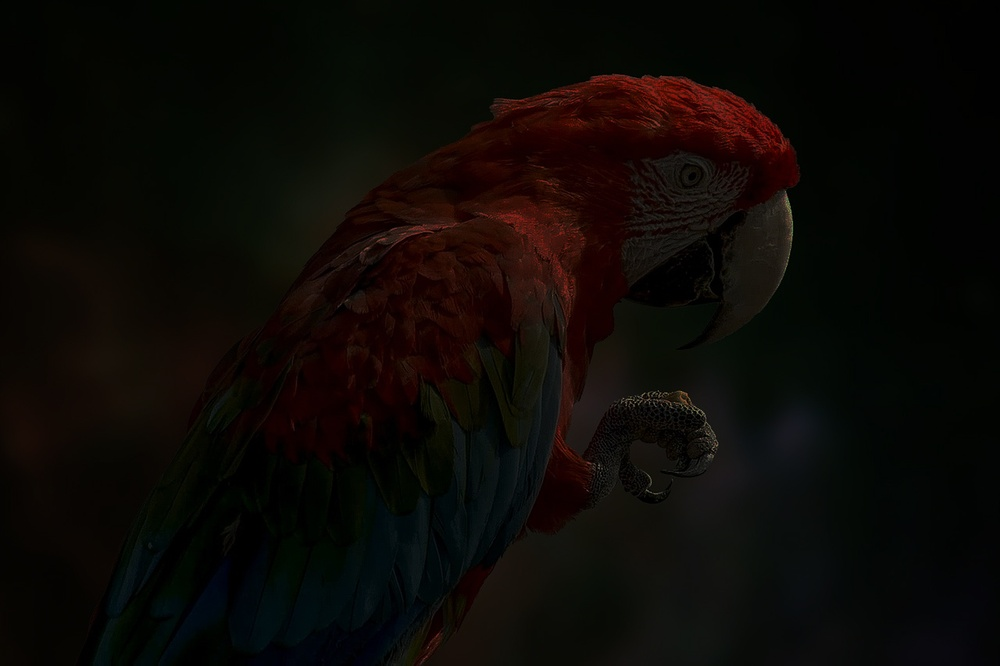
#> input picture parrot.jpg, 1000 x 666 px, shrunk from 1280 x 853 before the run
$ jupyter execute Histogram.ipynb
#> lines starting #> are read from the running program, lines starting #| are printed output that depends on the picture
# Ex. No: 03
## Histogram Equalization Using OpenCV (Grayscale & Color Images)

**Name :** JAGADEESH.A   **Reg. No :** 212224230098   **Slot No :** T2-J6

### Write a Python program using OpenCV to perform histogram equalization on the given grayscale image **"parrot.jpg"**.

The program should:

- Import the required libraries (**OpenCV, NumPy, Matplotlib**).
- Read the image **"parrot.jpg"** in **grayscale** format.
- Display the grayscale image and plot its histogram.
- Perform **histogram equalization** on the grayscale image using `cv2.equalizeHist()` to enhance its contrast.
- Using Matplotlib, display the following in a **2 × 2 grid layout**:
  - Original Grayscale Image
  - Histogram of Original Image
  - Enhanced (Equalized) Image
  - Histogram of Enhanced Image

[cell 1]
# Import required libraries
import cv2
import numpy as np
import matplotlib.pyplot as plt

[cell 2]
# Read the image in grayscale format

img=cv2.imread("parrot.jpg",0)
#> img: shape (666, 1000); min 0, max 144, mean 9.7

[cell 3]
# Display the grayscale image.

plt.imshow(img,cmap='gray')
plt.title("gray image")
plt.axis("off")
plt.show()

[cell 4]
# Plot the histogram of the grayscale image

plt.hist(img.ravel(), bins=256, range=[0,256])
plt.title("Histogram of Grayscale Image")
plt.xlabel("Pixel Intensity")
plt.ylabel("Frequency")
plt.show()
#> figure, not shown here; tallest bar 73601 high, from x = 4 to 5

[cell 5]
# Perform histogram equalization

equalized = cv2.equalizeHist(img)
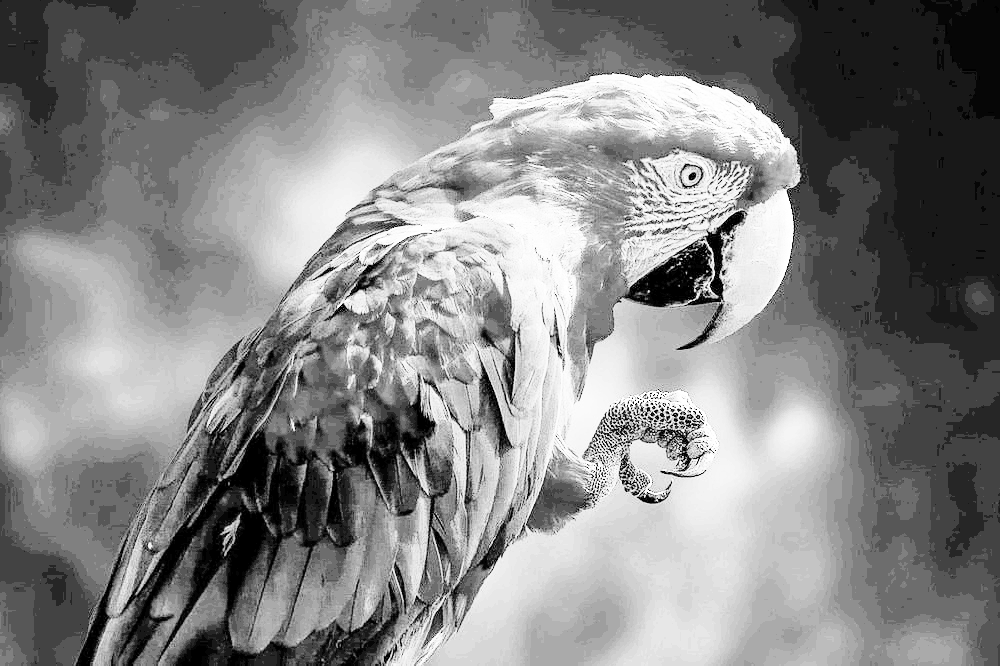
#> equalized: shape (666, 1000); min 0, max 255, mean 132.7

[cell 6]
# Display [1] the Original Image (Gray Image) and its Histogram, and [2] the Enhanced Image and its Histogram using a 2×2 layout in Matplotlib.


plt.figure(figsize=(10,8))

# [1] Original Grayscale Image
plt.subplot(2,2,1)
plt.imshow(img, cmap='gray')
plt.title("Original Grayscale Image")
plt.axis('off')

# [1] Histogram of Original Image
plt.subplot(2,2,2)
plt.hist(img.ravel(), bins=256, range=[0,256])
plt.title("Histogram of Original Image")
plt.xlabel("Pixel Intensity")
plt.ylabel("Frequency")

# [2] Enhanced (Equalized) Image
plt.subplot(2,2,3)
plt.imshow(equalized, cmap='gray')
plt.title("Equalized Image")
plt.axis('off')

# [2] Histogram of Enhanced Image
plt.subplot(2,2,4)
plt.hist(equalized.ravel(), bins=256, range=[0,256])
plt.title("Histogram of Equalized Image")
plt.xlabel("Pixel Intensity")
plt.ylabel("Frequency")

plt.tight_layout()
plt.show()
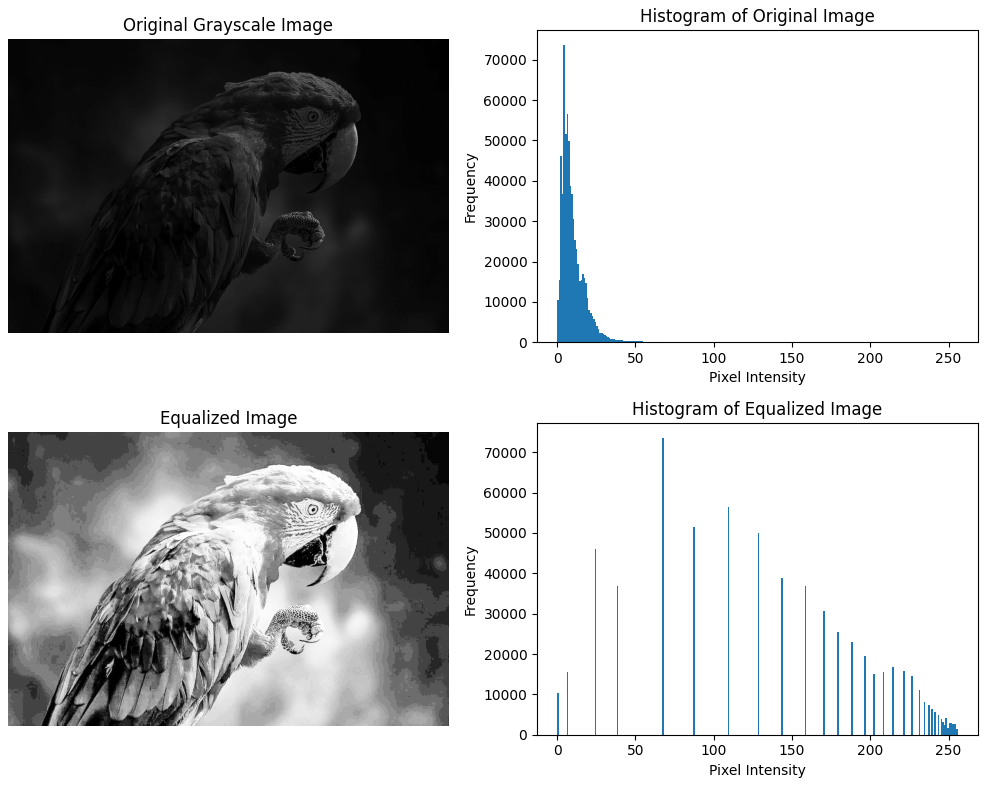
#> figure drawn by matplotlib, 4 panels; panel 2: tallest bar 73601 high, from x = 4 to 5; panel 4: tallest bar 73601 high, from x = 67 to 68

### Write a Python program using OpenCV to perform color image enhancement through histogram equalization in the HSV color space on the given image **"parrot.jpg"**.

The program should:

- Import the required libraries (**OpenCV, NumPy, Matplotlib**).
- Read the color image **"parrot.jpg"**.
- Plot the **histogram of the original color image** (use the **B, G, and R** channels).
- Convert the image from **BGR to HSV** color space.
- Apply **histogram equalization** to one specific channel to improve brightness and contrast using `cv2.equalizeHist()`.
- Convert the enhanced HSV image back to **BGR** format.
- Using Matplotlib, display the following in a **2 × 2 grid layout**:
  - Original Color Image
  - Histogram of Original Image (BGR channels)
  - Enhanced Color Image
  - Histogram of Enhanced Image (BGR channels)

[cell 7]
# Import required libraries

import cv2
import numpy as np
import matplotlib.pyplot as plt

[cell 8]
# Read the colorgiven parrot.jpg image.

img=cv2.imread('parrot.jpg')
#> img is the input picture: shape (666, 1000, 3); mean B, G, R 5.7, 9.1, 12.4

[cell 9]
# Plot the histogram of colour image


colors = ('b', 'g', 'r')

for i, color in enumerate(colors):
    hist = cv2.calcHist([img], [i], None, [256], [0,256])
    plt.plot(hist, color=color)

plt.title("Histogram of Color Image (BGR)")
plt.xlabel("Pixel Intensity")
plt.ylabel("Frequency")
plt.show()
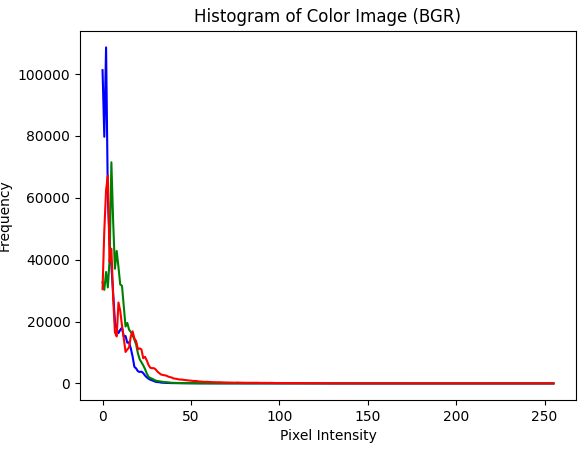
#> figure drawn by matplotlib, 1 panel; curve peaks at x = 2, y = 108608; curve peaks at x = 5, y = 71472; curve peaks at x = 3, y = 67111

[cell 10]
# Convert to HSV.

hsv = cv2.cvtColor(img, cv2.COLOR_BGR2HSV)
#> hsv: shape (666, 1000, 3); mean H, S, V 41.7, 165.8, 14.5

[cell 11]
# Convert to HSV
hsv = cv2.cvtColor(img, cv2.COLOR_BGR2HSV)

# Split channels
h, s, v = cv2.split(hsv)
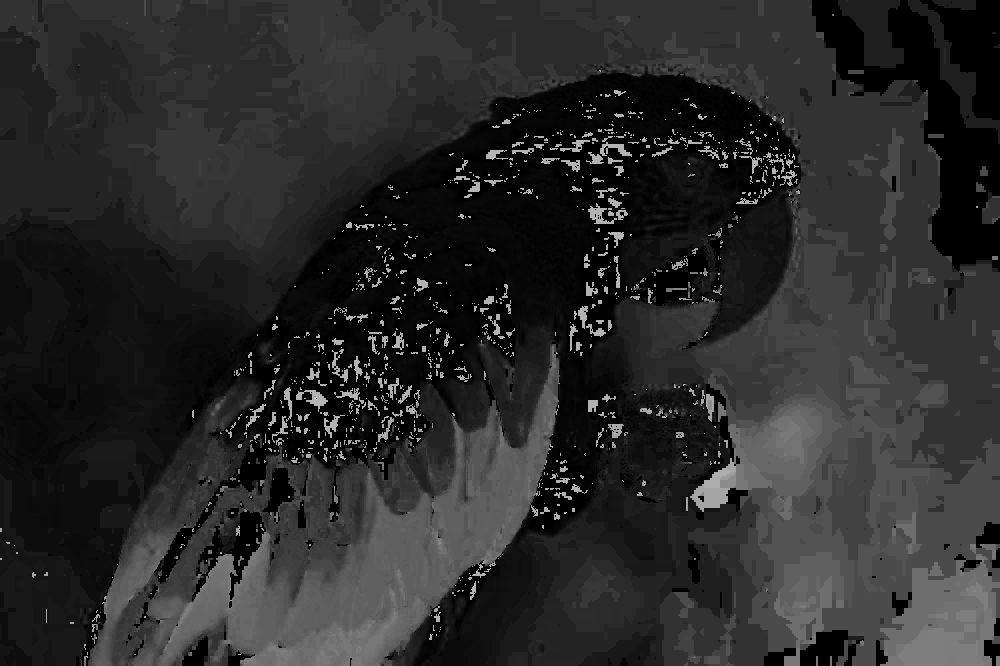
#> h: shape (666, 1000); min 0, max 179, mean 41.7
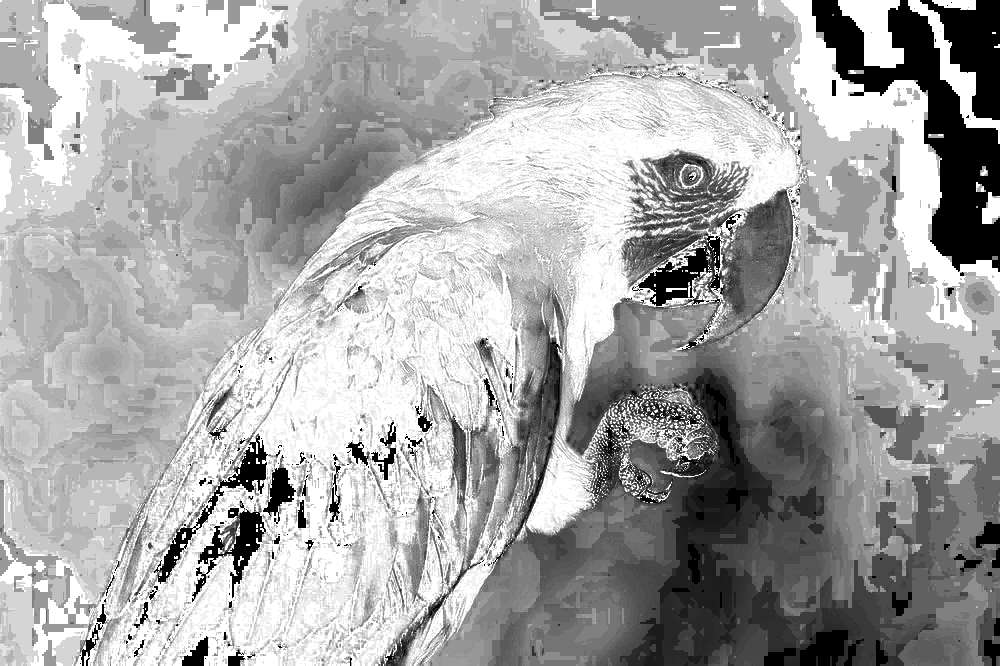
#> s: shape (666, 1000); min 0, max 255, mean 165.8
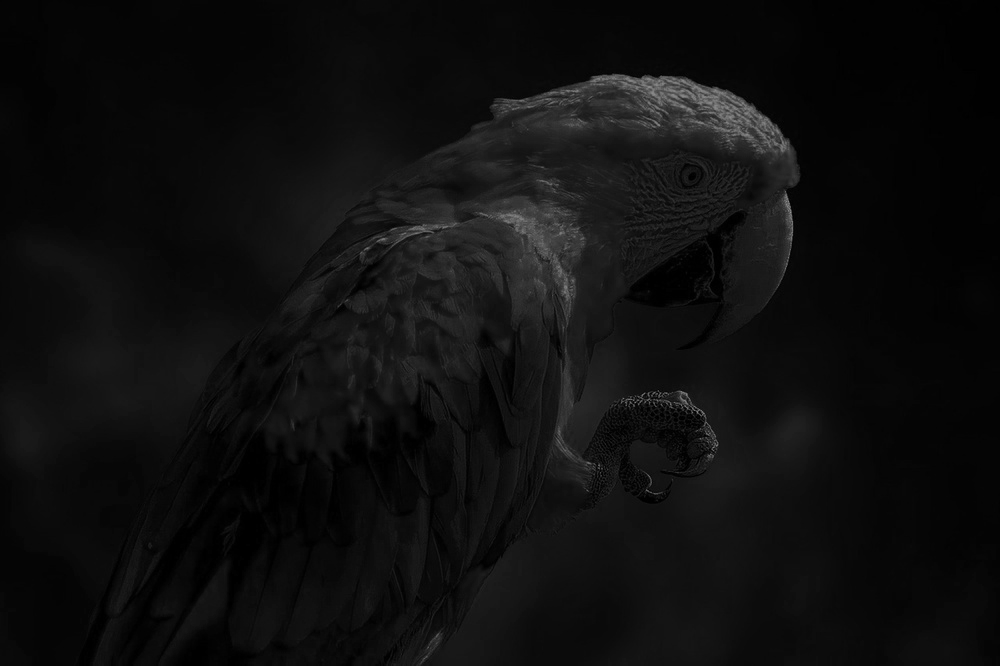
#> v: shape (666, 1000); min 0, max 149, mean 14.5

[cell 12]
# Perform histogram equalization


# Apply histogram equalization on V channel
v_eq = cv2.equalizeHist(v)
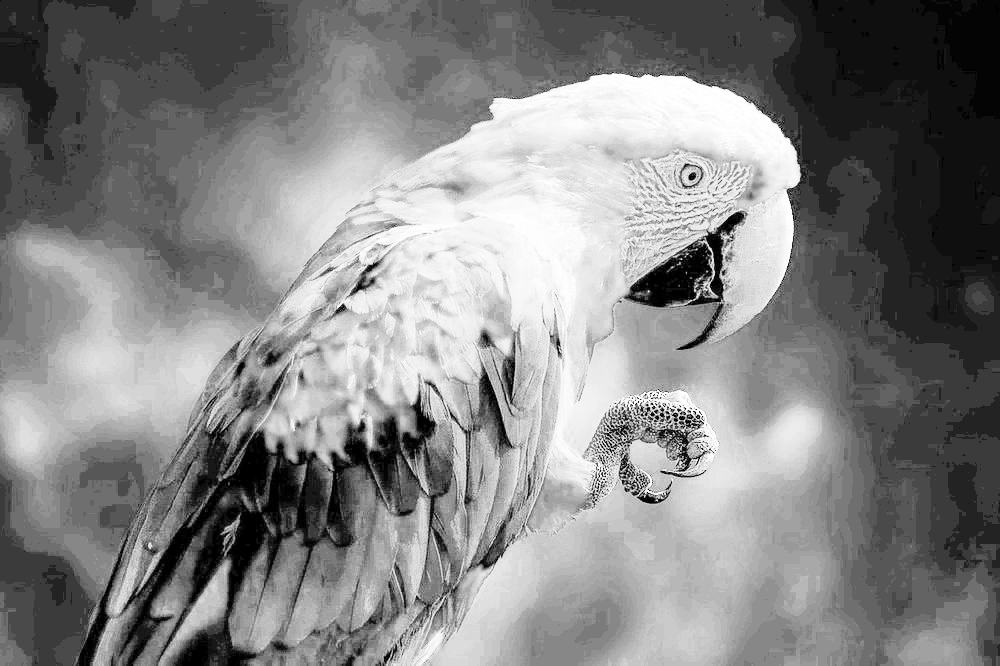
#> v_eq: shape (666, 1000); min 0, max 255, mean 131.2

# Merge channels back
hsv_eq = cv2.merge((h, s, v_eq))
#> hsv_eq: shape (666, 1000, 3); mean H, S, V 41.7, 165.8, 131.2

[cell 13]
# Convert back to BGR format

hsv = cv2.cvtColor(img,cv2.COLOR_HSV2BGR)
